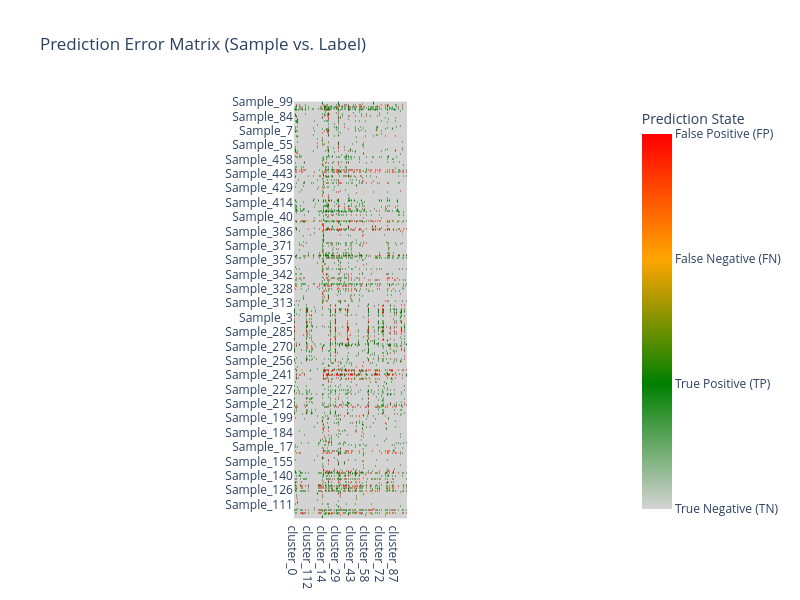
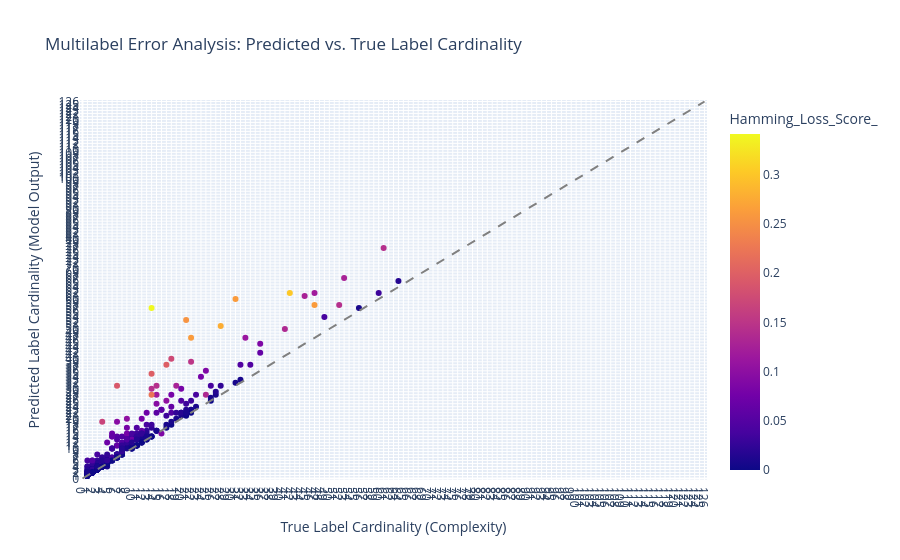

Notebook code for these charts, in order:
### Code cell
study_ccxgb2_best_params = study_ccxgb2.best_params

study_ccxgb2_best_params_xgb = {
    'n_estimators': study_ccxgb2_best_params['n_estimators'],
    'max_depth': study_ccxgb2_best_params['max_depth'],
    'learning_rate': study_ccxgb2_best_params['learning_rate'],
    'subsample': study_ccxgb2_best_params['subsample'],
    'colsample_bytree' : study_ccxgb2_best_params['colsample_bytree'],
    'scale_pos_weight': study_ccxgb2_best_params['scale_pos_weight'],
    'base_score': 0.5,
    'random_state': random_state,
    'verbosity': 0,
    'use_label_encoder': False,
    'eval_metric': 'logloss',
    'use_label_encoder': False,
    'n_jobs': 1,
}

study_ccxgb2_bbase_xgb = XGBClassifier(**study_ccxgb2_best_params_xgb)
study_ccxgb2_tuned = ClassifierChain(
    classifier = study_ccxgb2_bbase_xgb,
    require_dense = [True, True],
)

study_ccxgb2_tuned.fit(X_train_transformed, y_train_transformed)

y_pred_training_cc2 = study_ccxgb2_tuned.predict(X_train_transformed)

display_results(y_train_transformed, y_pred_training_cc2.toarray())

display_error_heatmap(y_train_transformed, y_pred_training_cc2.toarray())

display_label_cardinality_error(y_train_transformed, y_pred_training_cc2.toarray())

### Figure 1 — Plotly figure (JSON) as saved in the notebook; plotly's stock layout.template omitted (floating-point values rounded to 4 significant figures; data arrays with more than 128 entries replaced by an {"elided": "..."} marker saying what was removed)
{"data": [{"coloraxis": "coloraxis", "hovertemplate": "x: %{x}<br>y: %{y}<br>color: %{z}<extra></extra>", "name": "0", "type": "heatmap", "x": ["cluster_0", "cluster_1", "cluster_10", "cluster_100", "cluster_101", "cluster_102", "cluster_103", "cluster_104", "cluster_105", "cluster_106", "cluster_107", "cluster_108", "cluster_109", "cluster_11", "cluster_110", "cluster_111", "cluster_112", "cluster_113", "cluster_114", "cluster_115", "cluster_116", "cluster_117", "cluster_118", "cluster_119", "cluster_12", "cluster_120", "cluster_121", "cluster_122", "cluster_123", "cluster_124", "cluster_125", "cluster_13", "cluster_14", "cluster_15", "cluster_16", "cluster_17", "cluster_18", "cluster_19", "cluster_2", "cluster_20", "cluster_21", "cluster_22", "cluster_23", "cluster_24", "cluster_25", "cluster_26", "cluster_27", "cluster_28", "cluster_29", "cluster_3", "cluster_30", "cluster_31", "cluster_32", "cluster_33", "cluster_34", "cluster_35", "cluster_36", "cluster_37", "cluster_38", "cluster_39", "cluster_4", "cluster_40", "cluster_41", "cluster_42", "cluster_43", "cluster_44", "cluster_45", "cluster_46", "cluster_47", "cluster_48", "cluster_49", "cluster_5", "cluster_50", "cluster_51", "cluster_52", "cluster_53", "cluster_54", "cluster_55", "cluster_56", "cluster_57", "cluster_58", "cluster_59", "cluster_6", "cluster_60", "cluster_61", "cluster_62", "cluster_63", "cluster_64", "cluster_65", "cluster_66", "cluster_67", "cluster_68", "cluster_69", "cluster_7", "cluster_70", "cluster_71", "cluster_72", "cluster_73", "cluster_74", "cluster_75", "cluster_76", "cluster_77", "cluster_78", "cluster_79", "cluster_8", "cluster_80", "cluster_81", "cluster_82", "cluster_83", "cluster_84", "cluster_85", "cluster_86", "cluster_87", "cluster_88", "cluster_89", "cluster_9", "cluster_90", "cluster_91", "cluster_92", "cluster_93", "cluster_94", "cluster_95", "cluster_96", "cluster_97", "cluster_98", "cluster_99"], "xaxis": "x", "y": {"elided": "464 str values"}, "yaxis": "y", "z": {"elided": "464x126 int values"}}], "layout": {"autosize": false, "coloraxis": {"colorbar": {"ticktext": ["True Negative (TN)", "True Positive (TP)", "False Negative (FN)", "False Positive (FP)"], "tickvals": [0, 1, 2, 3], "title": {"text": "Prediction State"}}, "colorscale": [[0, "lightgray"], [0.3333, "green"], [0.6667, "orange"], [1, "red"]]}, "height": 600, "title": {"text": "Prediction Error Matrix (Sample vs. Label)"}, "width": 800, "xaxis": {"anchor": "y", "constrain": "domain", "domain": [0, 1], "scaleanchor": "y"}, "yaxis": {"anchor": "x", "autorange": "reversed", "categoryorder": "category descending", "constrain": "domain", "domain": [0, 1]}}}

### Figure 2 — Plotly figure (JSON) as saved in the notebook; plotly's stock layout.template omitted (floating-point values rounded to 4 significant figures; data arrays with more than 128 entries replaced by an {"elided": "..."} marker saying what was removed)
{"data": [{"customdata": {"elided": "464x2 mixed values"}, "hovertemplate": "True_Cardinality=%{x}<br>Predicted_Cardinality=%{y}<br>Sample_ID=%{customdata[0]}<br>Total_Errors=%{customdata[1]}<br>Hamming_Loss_Score_=%{marker.color}<extra></extra>", "legendgroup": "", "marker": {"color": {"elided": "464 float values"}, "coloraxis": "coloraxis", "symbol": "circle"}, "mode": "markers", "name": "", "orientation": "v", "showlegend": false, "type": "scatter", "x": {"elided": "464 int values"}, "xaxis": "x", "y": {"elided": "464 float values"}, "yaxis": "y"}], "layout": {"coloraxis": {"colorbar": {"title": {"text": "Hamming_Loss_Score_"}}, "colorscale": [[0, "#0d0887"], [0.1111, "#46039f"], [0.2222, "#7201a8"], [0.3333, "#9c179e"], [0.4444, "#bd3786"], [0.5556, "#d8576b"], [0.6667, "#ed7953"], [0.7778, "#fb9f3a"], [0.8889, "#fdca26"], [1, "#f0f921"]]}, "legend": {"tracegroupgap": 0}, "shapes": [{"line": {"color": "gray", "dash": "dash"}, "type": "line", "x0": 0, "x1": 126, "y0": 0, "y1": 126}], "title": {"text": "Multilabel Error Analysis: Predicted vs. True Label Cardinality"}, "xaxis": {"anchor": "y", "domain": [0, 1], "range": [-0.5, 126.5], "tickvals": [0, 1, 2, 3, 4, 5, 6, 7, 8, 9, 10, 11, 12, 13, 14, 15, 16, 17, 18, 19, 20, 21, 22, 23, 24, 25, 26, 27, 28, 29, 30, 31, 32, 33, 34, 35, 36, 37, 38, 39, 40, 41, 42, 43, 44, 45, 46, 47, 48, 49, 50, 51, 52, 53, 54, 55, 56, 57, 58, 59, 60, 61, 62, 63, 64, 65, 66, 67, 68, 69, 70, 71, 72, 73, 74, 75, 76, 77, 78, 79, 80, 81, 82, 83, 84, 85, 86, 87, 88, 89, 90, 91, 92, 93, 94, 95, 96, 97, 98, 99, 100, 101, 102, 103, 104, 105, 106, 107, 108, 109, 110, 111, 112, 113, 114, 115, 116, 117, 118, 119, 120, 121, 122, 123, 124, 125, 126], "title": {"text": "True Label Cardinality (Complexity)"}}, "yaxis": {"anchor": "x", "domain": [0, 1], "range": [-0.5, 126.5], "tickvals": [0, 1, 2, 3, 4, 5, 6, 7, 8, 9, 10, 11, 12, 13, 14, 15, 16, 17, 18, 19, 20, 21, 22, 23, 24, 25, 26, 27, 28, 29, 30, 31, 32, 33, 34, 35, 36, 37, 38, 39, 40, 41, 42, 43, 44, 45, 46, 47, 48, 49, 50, 51, 52, 53, 54, 55, 56, 57, 58, 59, 60, 61, 62, 63, 64, 65, 66, 67, 68, 69, 70, 71, 72, 73, 74, 75, 76, 77, 78, 79, 80, 81, 82, 83, 84, 85, 86, 87, 88, 89, 90, 91, 92, 93, 94, 95, 96, 97, 98, 99, 100, 101, 102, 103, 104, 105, 106, 107, 108, 109, 110, 111, 112, 113, 114, 115, 116, 117, 118, 119, 120, 121, 122, 123, 124, 125, 126], "title": {"text": "Predicted Label Cardinality (Model Output)"}}}}
